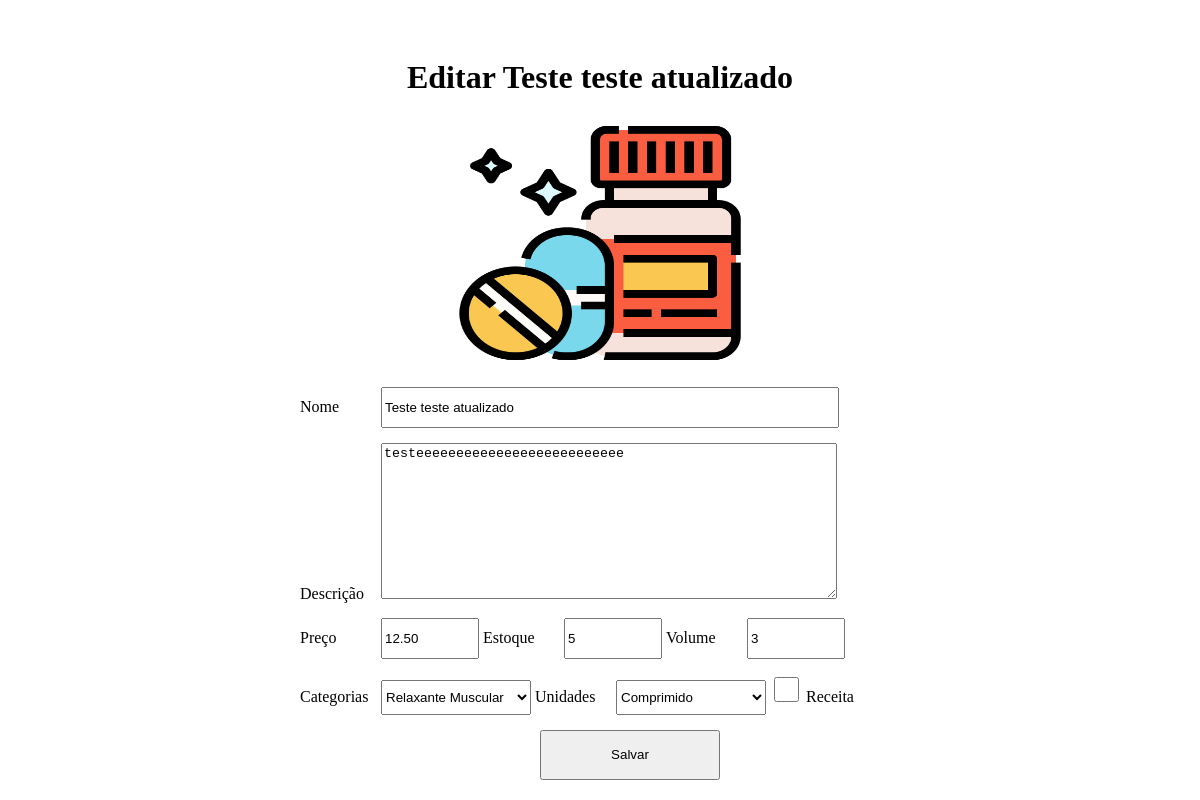
The app's page /gerenciamento/produtos/salvar_produto.php?id=1 with its own data.
### tables this page shows
CREATE TABLE produto(
	id          INT NOT NULL    AUTO_INCREMENT,
	nome        VARCHAR(150) NOT NULL,
	descricao   VARCHAR(255) NOT NULL,
	categoria   INT NOT NULL,
	preco       DECIMAL(5,2)  NOT NULL,
	receita     BOOLEAN NOT NULL,
	volume      INT NOT NULL,
	unidade     INT NOT NULL,
	estoque     INT NOT NULL,
	foto    	VARCHAR(255) NOT NULL,
    PRIMARY KEY (id),
    FOREIGN KEY (categoria) REFERENCES categoria(id),
	FOREIGN KEY (unidade) REFERENCES unidade(id)
);

CREATE TABLE categoria(
	id       INT NOT NULL    AUTO_INCREMENT,
	nome     VARCHAR(150) NOT NULL,	    
    PRIMARY KEY (id)
);

CREATE TABLE unidade(
	id       INT NOT NULL    AUTO_INCREMENT,
	nome     VARCHAR(150) NOT NULL,	    
    PRIMARY KEY (id)
);

### gerenciamento/produtos/salvar_produto.php (the view, shortened to what this page needs)
<?php
            include('../../conexao.php');
            $produto = [
                'id' => 0,
                'nome'  => '',
                'descricao' => '',
                'categoria' => '',
                'preco' => 0,
                'receita'   => false,
                'volume'    => 0,
                'unidade'   => '',
               ' estoque'   => 0,
                'foto'  => 'assets/imagens/geral/produtos.png'
            ];
            $titulo = 'Cadastrar produto';
            if(isset($_GET['id'])){
                $sql = "SELECT * FROM produto WHERE id = {$_GET['id']}";
                $query = mysqli_query($conexao, $sql);
                $produto = mysqli_fetch_array($query, MYSQLI_ASSOC);
                $titulo = 'Editar '.$produto['nome'];
            }
            $sql = "SELECT * FROM categoria";
            $query = mysqli_query($conexao, $sql);
            $categorias = [];
            while($categoria= mysqli_fetch_array($query, MYSQLI_ASSOC)) {
                $categorias[] = $categoria;
            }
            $sql = "SELECT * FROM unidade";
            $query = mysqli_query($conexao, $sql);
            $unidades = [];
            while($unidade= mysqli_fetch_array($query, MYSQLI_ASSOC)) {
                $unidades[] = $unidade;
            }
        ?>
<!DOCTYPE html>
<html lang="pt-br">
	<head>
        <link rel="stylesheet" href="produtos.css">
	</head>
	<body>
        <div class="conteudo">
            <form action="salvar_produto_db.php" method="post">
                <h1><?php echo  $titulo?></h1>
                <img src="../../<?php echo $produto['foto']; ?>" alt="produto">
                <div class="campos">
                    <label for="nome">Nome</label>
                    <input type="text" name="nome" id="nome" maxlength="150" value="<?php echo $produto['nome']; ?>">
                </div>
                <div class="campos">
                    <label for="descricao">Descrição</label>
                    <textarea type="text" name="descricao" id="descricao" maxlength="255" cols="30" rows="10"><?php echo $produto['descricao']; ?></textarea>
                </div>
                <div class="campos">
                    <label for="preco">Preço</label>
                    <input type="number" step=".01" name="preco" id="preco" value="<?php echo $produto['preco']; ?>">
                    <label for="estoque">Estoque</label>
                    <input type="number" name="estoque" id="estoque" value="<?php echo $produto['estoque']; ?>">
                    <label for="volume">Volume</label>
                    <input type="number" name="volume" id="volume" value="<?php echo $produto['volume']; ?>">
                </div>
                <div class="campos">
                    <label for="categoria">Categorias</label>
                    <select name="categoria" id="categoria">
                        <?php
                        foreach ($categorias as $item) {
                        ?>
                            <option value="<?php echo $item['id']?>"   <?php if($produto['categoria'] == $item['id']) echo'selected'?>><?php echo $item['nome']?></option>
                        <?php
                        }
                        ?>
                    </select>
                    <label for="unidade">Unidades</label>
                    <select name="unidade" id="unidade">
                        <?php
                        foreach ($unidades as $item) {
                        ?>
                            <option value="<?php echo $item['id']?>"   <?php if($produto['categoria'] == $item['id']) echo'selected'?>><?php echo $item['nome']?></option>
                        <?php
                        }
                        ?>
                    </select>
                    <input type="checkbox" id="receita" name="receita" <?php if($produto['receita']) echo'checked'?>>
                    <label for="receita">Receita</label>
                </div>
                <button type="submit">Salvar</button>
            </form>
        </div>
	</body>
</html>

### gerenciamento/produtos/produtos.css (style rules this page uses)
.conteudo { margin: auto; margin-top: 5%; width: 80%; height: 100%; }
.conteudo form { margin: auto; width: 600px; height: 100%; }
.conteudo form h1,h2 { text-align: center; }
.conteudo form img { margin-left: 25%; margin-bottom: 15px; width: 50%; height: 250px; }
.conteudo form .campos { margin-bottom: 15px; }
.conteudo form label { display: inline-block; width: 12%; margin-right: 5px; }
.conteudo form input[type="text"],textarea { width: 75%; }
.conteudo form select { width: 25%; }
.conteudo form input[type="number"] { width: 15%; }
.conteudo form input,select { height: 35px; }
.conteudo form button { margin-left: 40%; width: 30%; height: 50px; }
.conteudo form input[type="checkbox"] { width: 25px; height: 25px; }

### records on screen
produto: nome "Editar Teste teste atualizado", foto (picture), nome "Teste teste atualizado", descricao "testeeeeeeeeeeeeeeeeeeeeeeeeee", preco "12.50", estoque "5", volume "3", categoria "Relaxante Muscular", unidade "Comprimido"
